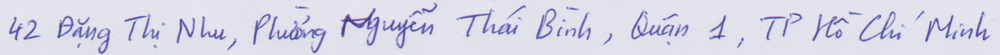
#> input picture 0003_samples.png, 1000 x 55 px, shrunk from 1856 x 103 before the run
$ python -i preprocessing.py   (imports and definitions only)
#> lines starting #> are read from the running program, lines starting #| are printed output that depends on the picture
#> further down, picture is the input picture: shape (55, 1000, 3); mean B, G, R 230, 214.4, 214.4
import cv2
import numpy as np

def preprocess_image_cv(img):
    gray = cv2.cvtColor(img, cv2.COLOR_BGR2GRAY)
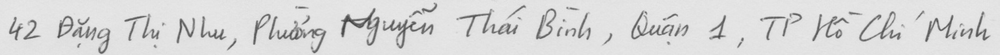
#> gray: shape (55, 1000); min 57, max 236, mean 216.2
    denoised = cv2.fastNlMeansDenoising(gray, None, 10, 7, 21)
    clahe = cv2.createCLAHE(clipLimit=2.0, tileGridSize=(8, 8))
    enhanced = clahe.apply(denoised)
    binary = cv2.adaptiveThreshold(
        enhanced, 255, cv2.ADAPTIVE_THRESH_GAUSSIAN_C,
        cv2.THRESH_BINARY, 11, 2
    )
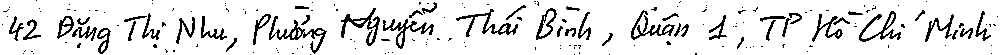
#> binary: shape (55, 1000); 89% white; black in thin lines or dots
    return binary

def load_image(path):
    img = cv2.imread(path)
    if img is None:
        raise FileNotFoundError(path)
    return img

>>> import cv2
>>> picture = cv2.imread('../../../../0003_samples.png')
>>> result = preprocess_image_cv(picture)
